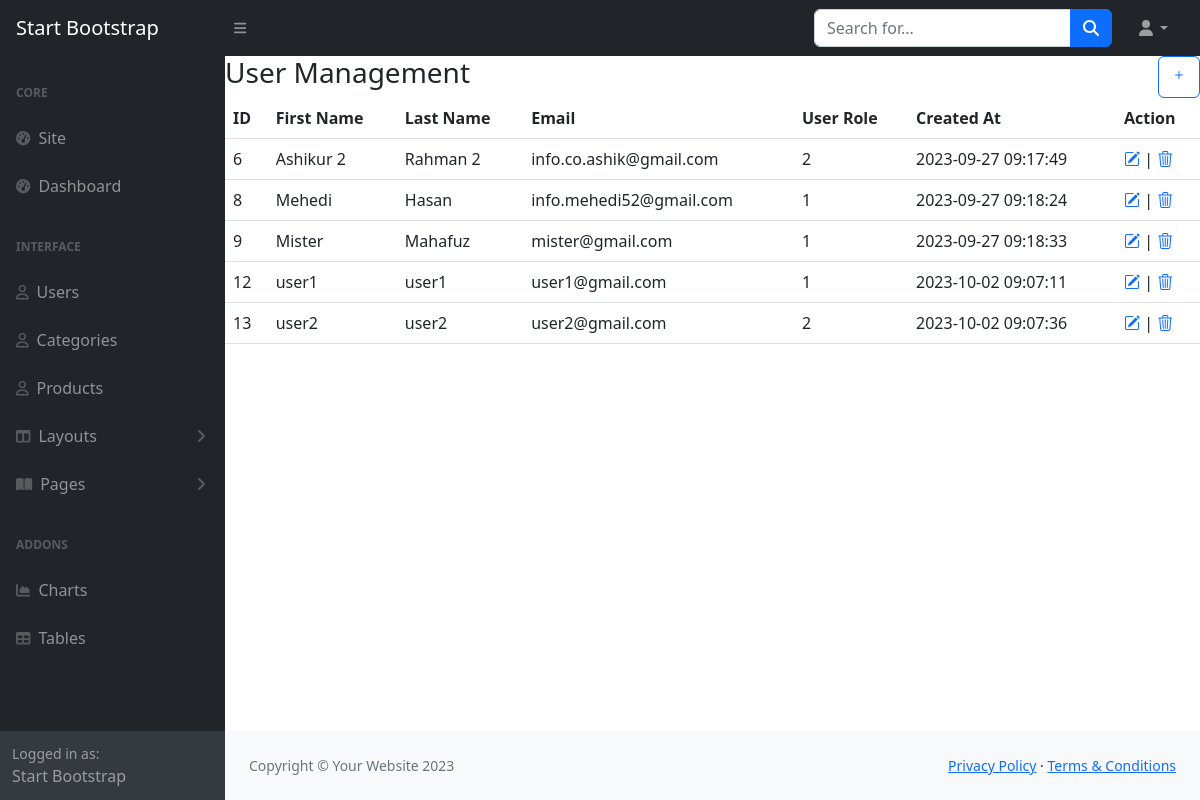
Screenshot of /dashboard/users.php (signed in) with the database file from the repository.
### tables this page shows
CREATE TABLE `users` (
  `id` int(11) NOT NULL,
  `lastname` varchar(255) DEFAULT NULL,
  `firstname` varchar(255) DEFAULT NULL,
  `email` varchar(255) DEFAULT NULL,
  `password` varchar(255) DEFAULT NULL,
  `role` tinyint(1) NOT NULL DEFAULT 1,
  `created` timestamp NOT NULL DEFAULT current_timestamp(),
  `updated` timestamp NULL DEFAULT NULL ON UPDATE current_timestamp()
);

### dashboard/users.php (the view, shortened to what this page needs)
<?php
$conn = DB::connect();
$query = "select * from users where 1";
$result = $conn->query($query);
?>
<?php
include "inc/header.php";
?>
        <div id="layoutSidenav">
<?php include "inc/sidebar.php"; ?>
            <div id="layoutSidenav_content">
                <main>
                <div class="d-flex justify-content-between">
                <h3>User Management</h3>
                <a class="btn btn-outline-primary" href="useradd.php"> <i class="bi bi-plus"></i></a>
                </div>
<table class="table table-hover">
<tr>
    <th>ID</th>
    <th>First Name</th>
    <th>Last Name</th>
    <th>Email</th>
    <th>User Role</th>
    <th>Created At</th>
    <th>Action</th>
</tr>
    <?php
    if($result->num_rows){
        while($row = $result->fetch_assoc()){
            echo "<tr>
            <td>{$row['id']}</td>
            <td>{$row['firstname']}</td>
            <td>{$row['lastname']}</td>
            <td>{$row['email']}</td>
            <td>{$row['role']}</td>
            <td>{$row['created']}</td>
            <td>
            <a href='useredit.php?id={$row['id']}' title='edit'><i class='bi bi-pencil-square'></i></a> |
            <a onclick=\"return confirm('Are you sure?')\" href='userdelete.php?id={$row['id']}' title='delete'><i class='bi bi-trash3'></i></a>
            </td>
            </tr>";
        }
    }
    ?>
    </table>
                </main>
                <?php include "inc/footer.php" ?>

### rows the page displays
users: id "6", firstname "Ashikur 2", lastname "Rahman 2", email "info.co.ashik@gmail.com", role "2", created "2023-09-27 09:17:49"
users: id "8", firstname "Mehedi", lastname "Hasan", email "info.mehedi52@gmail.com", role "1", created "2023-09-27 09:18:24"
users: id "9", firstname "Mister", lastname "Mahafuz", email "mister@gmail.com", role "1", created "2023-09-27 09:18:33"
users: id "12", firstname "user1", lastname "user1", email "user1@gmail.com", role "1", created "2023-10-02 09:07:11"
users: id "13", firstname "user2", lastname "user2", email "user2@gmail.com", role "2", created "2023-10-02 09:07:36"
